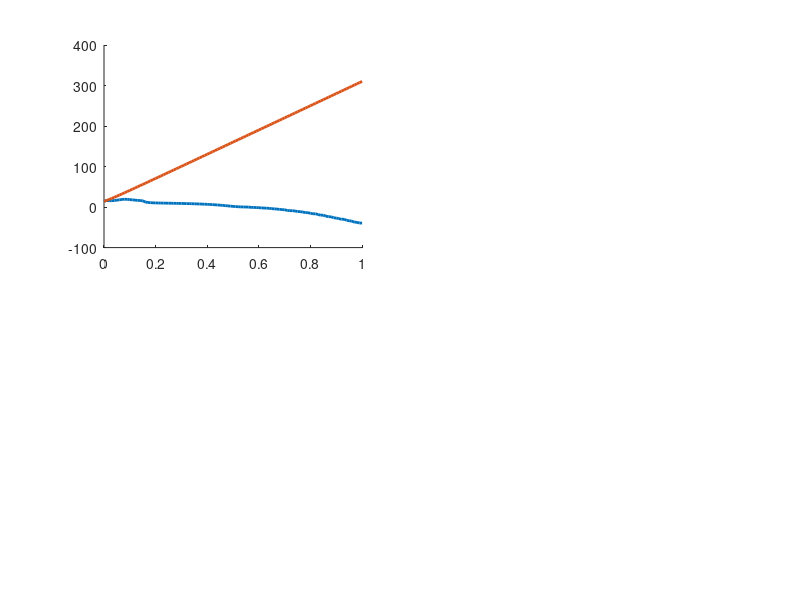

Write MATLAB code to recreate this figure. (Note: this script raises an error after producing the figure.)
function ukf_2D_RT_tracker()

%% Unscented Kalman Filter implementation for 2D Range-Bearing Tracking
% Copy-pasted from 1D navigation; fix comments later

close all; clc

%%
load data_2D_RT_tracker.mat bearTrue rangeTrue timeStamps zBear zRange

nStates = 4;		% States are r, rDot, theta, thetaDot
nMeas	= 2;		% Measurements are r, theta
nProcNoise = 2;		% Say we consider noise in rDot and thetaDot processes
nXAug	= nStates + nProcNoise + nMeas;

V		= 50;

%% Error Covariances
Q	= [(1E-2)^2 0; 0 (1E-2*pi/180)^2];
R	= [0.3^2 0; 0 (2*pi/180)^2];

%% Time Step and Interval of Interest
%%
% We have uniformly spaced time stamps, so calculating the difference
% between any two successive instants gives us $dt.$
dt	= timeStamps(2) - timeStamps(1);
%%
% Note the number of time stamps, which will be the number of iterations
% for which the Kalman filter will run.
nTimeStamps = length(timeStamps);

%% Predictive Model and Measurement Model
% G	= [ [0; dt] zeros(2, 1); zeros(2, 1) [0; dt] ];
% Linearized G not needed in UKF
C	= [1 0 0 0; 0 0 1 0];

%% Initialization
xHat	= [zRange(1); V; zBear(1); -V/zRange(1)];	
P		= diag([R(1,1), 0.1, R(2,2), 0.1]);
% 
% [PSteadyState,~,~]	= idare(A', C', (G*Q*G'), R, [], []);
% PSteadyStateStore	= reshape(PSteadyState, nStates^2, 1);
% LSteadyState		= PSteadyState * C' / (C*PSteadyState*C' + R);
%% 
storeXHat	= zeros(nStates, nTimeStamps);
storeP		= zeros(nStates^2, nTimeStamps);
storePTrace	= zeros(1, nTimeStamps);
storeInnov	= zeros(nMeas, nTimeStamps);
storeInnovCovar	= zeros(nMeas^2, nTimeStamps);

%%
storeXHat(:, 1)		= xHat;
storePTrace(:, 1)	= trace(P);
storeP(:, 1)		= reshape(P, nStates^2, 1); 

xSigma				= zeros(nStates, 2*nXAug);
zSigma				= zeros(nMeas, 2*nXAug);
lamUT0				= 1/3;
lamUT				= 1 / (3*nXAug);

%% Run Kalman Filter Iterations
for m1 = 1:(nTimeStamps-1)

	%----- Generate sigma points and propagate through system equations
	PXAug		= blkdiag(P, Q, R);
	xAugSigma0	= [xHat; zeros(nProcNoise, 1); zeros(nMeas, 1)];
	xSigma0		= one_step_update(...
		xAugSigma0(1:nStates), ...
		xAugSigma0(nStates+1 : nStates+nProcNoise));
	xAugSigma	= generate_sigma_points(xAugSigma0, PXAug);
	for m2 = 1:2*nXAug
		xSigma(:, m2)	= one_step_update(...
			xAugSigma(1:nStates, m2), ...									% State
			xAugSigma(nStates+1 : nStates+nProcNoise, m2) ...				% Process noise
			);
	end
	
	%----- Prediction equations to get a preliminary estimate and error covariance.
% 	u			= 0;
% 	A			= eye(nStates) + jacobianA(xHat, V)*dt;
% 	xHatMinus	= one_step_update(xkMinus1_);
% 	PMinus		= A*P*A' + G*Q*G';
	% The equations above are EKF update equations, for comparison

	%----- Predictive updates using sigma points weighted sum
	% Leave the process noise, take the states 
	%						-- Clemenza
	xHatMinus	= lamUT0*xSigma0 + lamUT*sum(xSigma, 2);
	PMinus		= lamUT0*(xSigma0 - xHatMinus)*(xSigma0 - xHatMinus)';
	for m2 = 1:2*nXAug
		PMinus	= PMinus + ...
			lamUT*(xSigma(:, m2) - xHatMinus)*(xSigma(:, m2) - xHatMinus)';	% Note the transpose at the end
	end

	%----- Measurement model applied to propagated sigma points
	zSigma0		= measurement_model(...
		xSigma0, xAugSigma0(nStates+nProcNoise+1 : nXAug));
	for m2 = 1:2*nXAug
		zSigma(:, m1)	= measurement_model(...
			xAugSigma(1:nStates, m2), ...									% State
			xAugSigma(nStates+nProcNoise+1 : nXAug, m2));					% Process noise
	end
	zHatMinus	= lamUT0*zSigma0 + lamUT*sum(zSigma, 2);

	%----- Error covariance and cross-covariance from sigma points
	PZZ			= lamUT0*(zSigma0 - zHatMinus)*(zSigma0 - zHatMinus)';		% We don't need to do this if meas. model is linear
	PXZ			= lamUT0*(xSigma0 - xHatMinus)*(zSigma0 - zHatMinus)';
	for m2 = 1:2*nXAug
		PZZ	= PZZ + ...
			lamUT*(zSigma(:, m2) - zHatMinus)*(zSigma(:, m2) - zHatMinus)';	
		PXZ	= PXZ + ...
			lamUT*(xSigma(:, m2) - xHatMinus)*(zSigma(:, m2) - zHatMinus)';	
	end

	%----- Compute Kalman gain. Note the use of |/| command instead of inverse.
% 	L			= (PMinus * C') / (C * PMinus * C' + R );					% This is the "usual" equation when meas. model is linear
	L			= PXZ / PZZ;
	
	%----- Measurement update
	z			= [zRange(m1 + 1); zBear(m1 + 1)];
	thisInnov	= z - zHatMinus;
	
	xHat		= xHatMinus + L*(thisInnov);
% 	P			= (eye(nStates) - L*C)*PMinus;								% This is the usual equation
	P			= PMinus - L*PZZ*L';										% Identical to the previous equation

	thisInnovCovar		= PZZ; % ****** confirm this *****
	
	%----- Store results
	storeXHat(:, m1+1)		= xHat;
	storeP(:, m1+1)			= reshape(P, nStates^2, 1);
	storePTrace(:, m1+1)	= trace(P);
	storeInnov(:, m1+1)		= thisInnov;
	storeInnovCovar(:, m1+1)= reshape(thisInnovCovar, nMeas^2, 1);
end

%% Innovation autocorrelation
nTimeStamps		= length(timeStamps);
nMeasDim		= 2;

innovAutoCorr	= zeros(1, nTimeStamps);
shiftedInnov	= zeros(nMeasDim, nTimeStamps);
twoSigmaBd		= zeros(1, nTimeStamps);
for m1 = 1:nTimeStamps - 10
	shiftedInnov(:,m1+1:end)= storeInnov(:, 2:(nTimeStamps - m1 + 1));
	innovAutoCorr(m1)		= (1 / (nTimeStamps - m1) ) * (...
			sum( shiftedInnov(1, m1+1:end).*storeInnov(1, m1+1:end) ) + ...
			sum( shiftedInnov(2, m1+1:end).*storeInnov(2, m1+1:end) ) );
	twoSigmaBd(m1)			= 2/sqrt(nTimeStamps - m1); 
end

%% Plot Results
fig1 = figure; 
subplot(221); hold on; plot(timeStamps, storeXHat(1,:), 'LineWidth', 2);
hold on;
plot(timeStamps, rangeTrue, 'LineWidth',  2)
make_nice_figures(gcf, gca, 18, [], 'Time (h)', ...
	'Range $\hat{x}_1 = r$ (km)', 'Range and Rate', [],[],[],[]);

subplot(222); hold on; plot(timeStamps, storeXHat(2,:), 'LineWidth', 2)
make_nice_figures(gcf, gca, 18, [], 'Time (h)', ...
	'Range rate $\hat{x}_2 = \dot{r}$ (km/hr)', 'Range and Rate', [],[],[],[]);

subplot(223); hold on; plot(timeStamps, storeXHat(3,:)*180/pi, 'LineWidth', 2);
hold on;
plot(timeStamps, bearTrue*180/pi, 'LineWidth',  2)
make_nice_figures(gcf, gca, 18, [], 'Time (h)', ...
	'Range $\hat{x}_3 = \theta$ (deg)', 'Bearing and Rate', [],[],[],[]);

subplot(224); hold on; plot(timeStamps, storeXHat(4,:)*180/pi, 'LineWidth', 2)
make_nice_figures(gcf, gca, 18, [], 'Time (h)', ...
	'Range rate $\hat{x}_4 = \dot{\theta}$ (deg/hr)', 'Bearing and Rate', [],[],[],[]);




fig2 = figure;
plot(timeStamps, storePTrace, 'LineWidth', 2);
make_nice_figures(gcf, gca, 18, [], 'Time (h)', 'tr$(P)$', 'Trace', [],[],[],[]);

fig3 = figure;
plot(timeStamps, storeP, 'LineWidth', 2); hold on;
make_nice_figures(gcf, gca, 18, [], 'Time (h)', '$p_{ij}$', 'Trace', [],[],[],[]);

ylabel('$p_{ij}$', 'Interpreter', 'latex', 'FontSize', 12);


figure;
subplot(121)
plot(timeStamps, storeInnov(1, :), 'LineWidth', 2); hold on;
ax = gca; ax.ColorOrderIndex = 1;
plot(timeStamps, 2*(storeInnovCovar(1,:).^0.5), ...
	'LineWidth', 2, 'LineStyle', '--'); ax.ColorOrderIndex = 1;
plot(timeStamps, -2*(storeInnovCovar(1,:).^0.5), ...
	'LineWidth', 2, 'LineStyle', '--')

subplot(122)
plot(timeStamps, storeInnov(2, :), 'LineWidth', 2); hold on;
ax = gca; ax.ColorOrderIndex = 2;
plot(timeStamps, 2*(storeInnovCovar(4, :).^0.5), ...
	'LineWidth', 2, 'LineStyle', '--'); ax.ColorOrderIndex = 2;
plot(timeStamps, 2*(storeInnovCovar(4, :).^0.5), ...
	'LineWidth', 2, 'LineStyle', '--')

title('Innovations sequence', 'Interpreter', 'latex', 'FontSize', 14)
xlabel('Time (s)', 'Interpreter', 'latex', 'FontSize', 12);
ylabel('Innovation', 'Interpreter', 'latex', 'FontSize', 12);


figure;
plot(timeStamps, innovAutoCorr, 'LineWidth', 2); hold on;
plot(timeStamps, (2/sqrt(nTimeStamps))*ones(size(timeStamps)), 'LineWidth', 2, 'LineStyle', '--' );
ax = gca; ax.ColorOrderIndex = ax.ColorOrderIndex - 1;
plot(timeStamps, (-2/sqrt(nTimeStamps))*ones(size(timeStamps)), 'LineWidth', 2, 'LineStyle', '--' )
title('Innovations autocorrelation', 'Interpreter', 'latex', 'FontSize', 14)
xlabel('Time (s)', 'Interpreter', 'latex', 'FontSize', 12);
ylabel('Innovation', 'Interpreter', 'latex', 'FontSize', 12);


%%
	function xk_ = one_step_update(xkMinus1_, wkMinus1_)
		xk_ = xkMinus1_ + ...
			system_dynamics_continuous([], xkMinus1_, wkMinus1_)*dt;		% First-order Euler approximation

		% Alternative to Euler approximation: RK4 (need to fix code to
		% accommodate w)
		% [~, xSim]	= ode45(@polar_kinematics_2D(t,x), [0 dt], xkMinus1_);
		% xk_	= xSim(end, :)';
	end

	function zk_ = measurement_model(xk_, vk_)
		zk_ = C*xk_ + vk_;													% Linear model in this example
		% We don't really need the UT for the measurement update in this
		% specific example because the measurement model is linear
	end
	
	function xDot = system_dynamics_continuous(t_, x_, w_)
		xDot	= zeros(4, 1);

		%----- Range-bearing kinematics
		% For a target moving at a constant velocity along
		% the 1st Cartesian axis
	
	% 	xDot(1) = x_(2);
	% 	xDot(3)	= x_(4);
		xDot(1)	= V*cos(x_(3));
		xDot(3)	= -V*sin(x_(3)) / x_(1);
		xDot(2)	= -V*x_(4)*sin(x_(3)) + w_(1);
		xDot(4)	= V*x_(2)*sin(x_(3)) / (x_(1)^2) - V*x_(4)*cos(x_(3)) / x_(1) + w_(2);
	end
	
	function xSigma_ = generate_sigma_points(xBar_, PX_)
		nX_		= numel(xBar_);												% In the UKF, the augmented state is different from the usual state
		S		= chol(nX_*PX_ / (1 - lamUT0));
	
		xSigma_ = zeros(nX_, 2*nX_);
		for m10 = 1:nX_
			xSigma_(:, m10)			= xBar_ + S(m10, :)';
			xSigma_(:, m10 + nX_)	= xBar_ - S(m10, :)';
		end
	
	end

end
